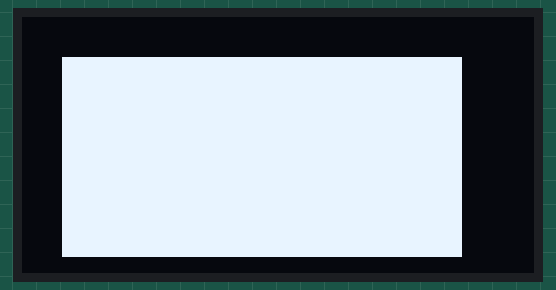
Bench run of a sketch on a simulated ESP8266 (NodeMCU). On the bench: 128×64 one-colour display.

Above: at 0.1 s.

The sketch:

fillshape.ino
```cpp
#include <Wire.h>
#include <SSD1306Wire.h>

SSD1306Wire display(0x3C, D2, D1);  // Alamat I2C, SDA, dan SCL

void setup() {
  display.init();
  display.clear();

  // Menggambar persegi panjang terisi (x, y, lebar, tinggi)
  display.fillRect(10, 10, 100, 50);  // x=10, y=10, lebar=100, tinggi=50
  display.display();
}

void loop() {}
```
